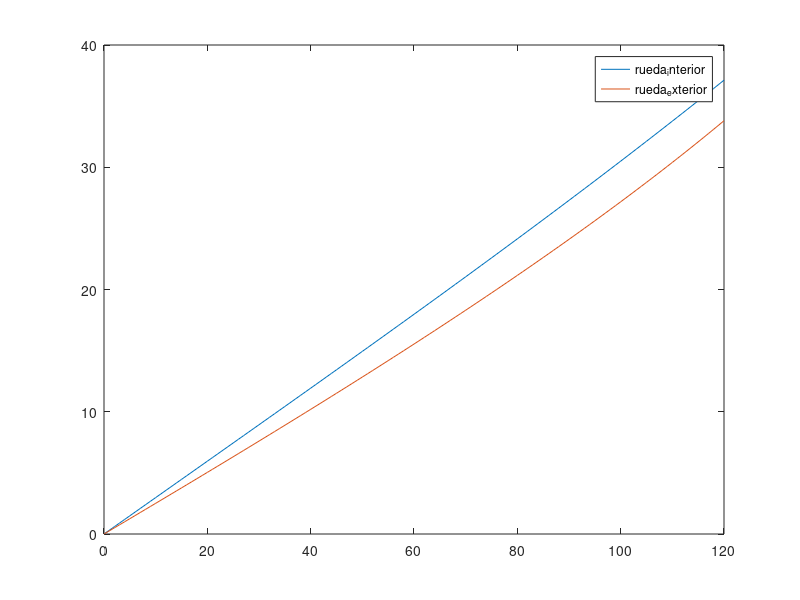
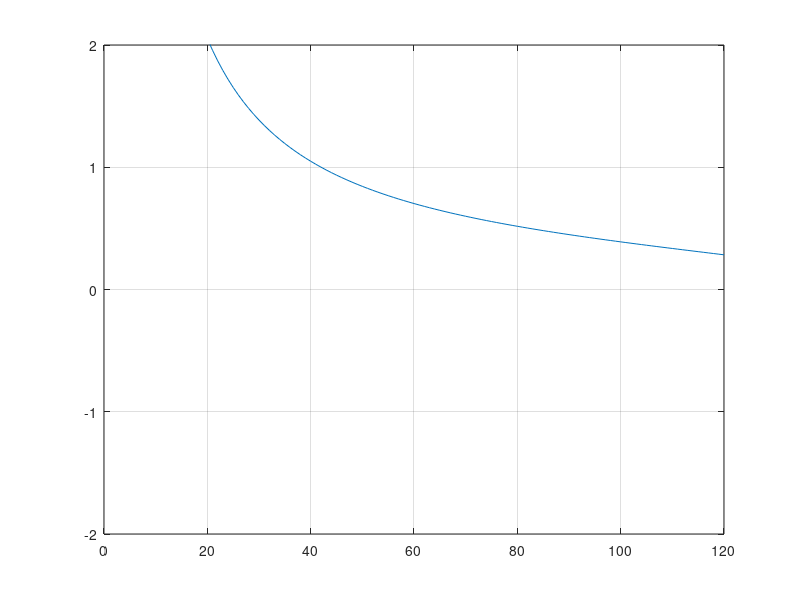

The MATLAB source for these figures, in order:


% DATOS
% dimensiones coche
wheelbase = 1600;
front_track = 1250;
rear_track = 1250;
r_pinion = 35/2

% INPUTS geometría steering. Centro de coordenadas en KingPin rueda
% izquierda
l_rack = 600;
x_rack = 200; % posición en eje x rack
y_tie_mangueta = -20;
x_tie_mangueta = 50;

% cálculo puntos y ángulos para steer_angle = 0
ax = x_rack;
ay = front_track/2 - l_rack/2;
bx = x_tie_mangueta;
by = y_tie_mangueta;

l_brazo = sqrt(bx^2 + by^2);
l_tierod = sqrt((ay - by)^2 + (ax - bx)^2);
l_ac_ini = sqrt(ay^2 + ax^2);
ang_ac_ini = atan2d(ax, ay);
alpha_ini = acosd((l_ac_ini^2 + l_brazo^2 - l_tierod^2)/(2*l_brazo*l_ac_ini));


intwheel_deg = [zeros(1, 121)];
extwheel_deg = [zeros(1, 121)];
extwheel_ack_deg = [zeros(1, 121)];
idx = 2;

for swheel_angle = 1:120 %rueda exterior
    rack_disp = deg2rad(swheel_angle)*r_pinion;
                                                                
    l_ac = sqrt((ay + rack_disp)^2 + ax^2);
    alpha_delta = acosd((l_ac^2 + l_brazo^2 - l_tierod^2)/(2*l_brazo*l_ac)) - alpha_ini;
    ang_ac_delta = atan2d(ax, rack_disp + ay) - ang_ac_ini;

    extwheel_deg(idx) = (ang_ac_delta - alpha_delta);

    idx = idx + 1;

end

idx = 2
for swheel_angle = 1:120 %rueda interior
    rack_disp = -deg2rad(swheel_angle)*r_pinion;
                                                                
    l_ac = sqrt((ay + rack_disp)^2 + ax^2);
    alpha_delta = acosd((l_ac^2 + l_brazo^2 - l_tierod^2)/(2*l_brazo*l_ac)) - alpha_ini;
    ang_ac_delta = atan2d(ax, rack_disp + ay) - ang_ac_ini;

    intwheel_deg(idx) = (ang_ac_delta + alpha_delta);
    extwheel_ack_deg(idx) = atand(wheelbase/(wheelbase/tan(deg2rad(intwheel_deg(idx))) + front_track));

    idx = idx + 1;

end

dynamic_toe_ack = intwheel_deg - extwheel_ack_deg ;
dynamic_toe =  intwheel_deg - extwheel_deg;
ack_pctge = dynamic_toe./dynamic_toe_ack;


figure(1)
plot(0:120, intwheel_deg);
hold on
plot(0:120, extwheel_deg);
legend('rueda_interior', 'rueda_exterior')

figure(2)
plot(0:120, ack_pctge);
ylim([-2, 2])
grid on
